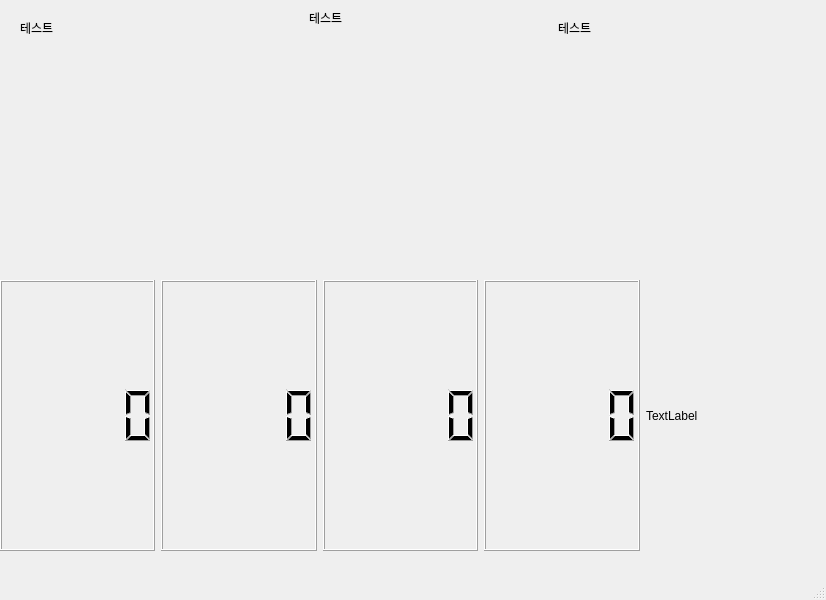
<?xml version="1.0" encoding="UTF-8"?>
<ui version="4.0">
 <class>MainWindow</class>
 <widget class="QMainWindow" name="MainWindow">
  <property name="geometry">
   <rect>
    <x>0</x>
    <y>0</y>
    <width>826</width>
    <height>600</height>
   </rect>
  </property>
  <property name="windowTitle">
   <string>도라에몽</string>
  </property>
  <widget class="QWidget" name="centralwidget">
   <widget class="QWidget" name="horizontalLayoutWidget">
    <property name="geometry">
     <rect>
      <x>0</x>
      <y>0</y>
      <width>801</width>
      <height>281</height>
     </rect>
    </property>
    <layout class="QHBoxLayout" name="horizontalLayout">
     <item>
      <widget class="RPMGauge" name="widget_3" native="true">
       <widget class="QLabel" name="label">
        <property name="geometry">
         <rect>
          <x>20</x>
          <y>20</y>
          <width>64</width>
          <height>15</height>
         </rect>
        </property>
        <property name="text">
         <string>테스트</string>
        </property>
       </widget>
      </widget>
     </item>
     <item>
      <widget class="SpeedGauge" name="widget_2" native="true">
       <widget class="QLabel" name="label_2">
        <property name="geometry">
         <rect>
          <x>40</x>
          <y>10</y>
          <width>64</width>
          <height>15</height>
         </rect>
        </property>
        <property name="text">
         <string>테스트</string>
        </property>
       </widget>
      </widget>
     </item>
     <item>
      <widget class="FEFGauge" name="widget" native="true">
       <widget class="QLabel" name="label_3">
        <property name="geometry">
         <rect>
          <x>20</x>
          <y>20</y>
          <width>64</width>
          <height>15</height>
         </rect>
        </property>
        <property name="text">
         <string>테스트</string>
        </property>
       </widget>
      </widget>
     </item>
    </layout>
   </widget>
   <widget class="QWidget" name="horizontalLayoutWidget_2">
    <property name="geometry">
     <rect>
      <x>0</x>
      <y>280</y>
      <width>801</width>
      <height>271</height>
     </rect>
    </property>
    <layout class="QHBoxLayout" name="horizontalLayout_2">
     <item>
      <widget class="QLCDNumber" name="lcd_distance"/>
     </item>
     <item>
      <widget class="QLCDNumber" name="lcd_current_fuel"/>
     </item>
     <item>
      <widget class="QLCDNumber" name="lcd_total_fuel"/>
     </item>
     <item>
      <widget class="QLCDNumber" name="lcd_fuel_efi"/>
     </item>
     <item>
      <widget class="QLabel" name="label_4">
       <property name="text">
        <string>TextLabel</string>
       </property>
      </widget>
     </item>
    </layout>
   </widget>
  </widget>
  <widget class="QMenuBar" name="menubar">
   <property name="geometry">
    <rect>
     <x>0</x>
     <y>0</y>
     <width>826</width>
     <height>21</height>
    </rect>
   </property>
  </widget>
  <widget class="QStatusBar" name="statusbar"/>
 </widget>
 <customwidgets>
  <customwidget>
   <class>RPMGauge</class>
   <extends>QWidget</extends>
   <header location="global">RPMGauge.h</header>
   <container>1</container>
  </customwidget>
  <customwidget>
   <class>SpeedGauge</class>
   <extends>QWidget</extends>
   <header>SpeedGauge.h</header>
   <container>1</container>
  </customwidget>
  <customwidget>
   <class>FEFGauge</class>
   <extends>QWidget</extends>
   <header>FEFGauge.h</header>
   <container>1</container>
  </customwidget>
 </customwidgets>
 <resources/>
 <connections/>
</ui>
